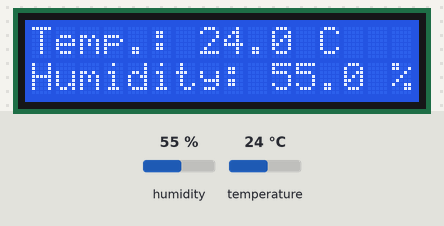
Simulated run of this program. Board: Raspberry Pi (BCM pin numbers). Parts: 16×2 character LCD. The test bench sets the inputs (shaded band); at power-on: temperature 24 °C, humidity 55 %. Library files of the repository ran but are not shown: dht11.py.

Above: at 1.4 s.
1.5 s: temperature set to 3 °C
At 3.5 s:
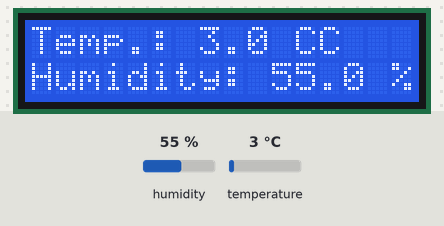
4.4 s: humidity set to 22 %
At 5.1 s:
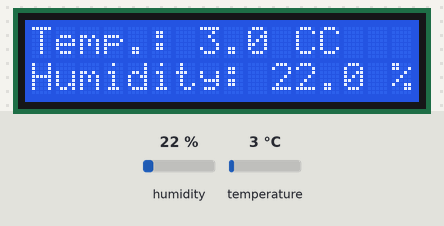
7.3 s: humidity set to 40 %
At 10.3 s:
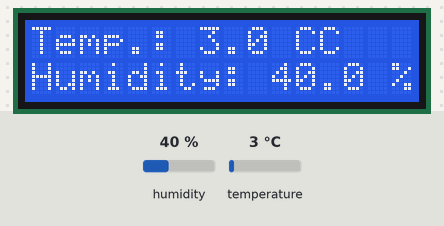
10.6 s: temperature set to 12 °C
At 11.6 s:
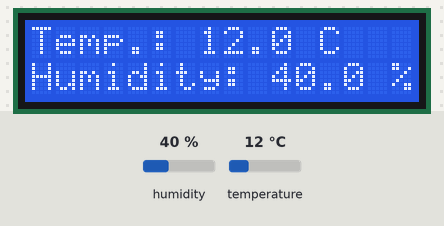
Timing chart, 0 to 13.6 s (numbered marks = the images above; inputs shaded):
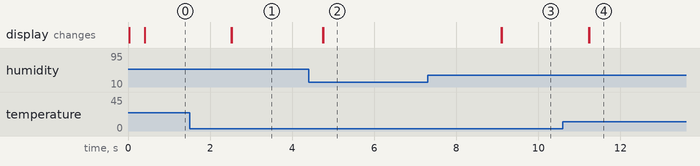

The program:

demo_lcd_pression.py
```python
import RPi.GPIO as GPIO
import dht11
import datetime
import lcddriver
import time

# initialize GPIO
GPIO.setwarnings(True)
GPIO.setmode(GPIO.BCM)

# read data using pin 17
instance = dht11.DHT11(pin=17)

# Load the driver and set it to "display"
# If you use something from the driver library use the "display." prefix first
display = lcddriver.lcd()

# Main body of code
try:
    while True:
        result = instance.read()
        if result.is_valid():
            display.lcd_display_string(
                "Temp.: %-3.1f C" % result.temperature, 1)
            display.lcd_display_string(
                "Humidity: %-3.1f %%" % result.humidity, 2)

        time.sleep(2)

# If there is a KeyboardInterrupt (when you press ctrl+c), exit the program and cleanup
except KeyboardInterrupt:
    print("Cleaning up!")
    display.lcd_clear()
    GPIO.cleanup()
```

lcddriver.py
```python
# Driver library for LCD display. Provided by Ryanteck LTD.
# The procedures below can all be called in your own code!
# You can just stick to the print string one though ;-)

# This is the driver library for the LCD display
# It contains some functions that you can call in your own program
# Just remember that in order to use it you have to import it
# You can do that with the line: import lcddriver
# Make sure that lcddriver is in the same directory though!
# Credit for this code goes to "natbett" of the Raspberry Pi Forum 18/02/13

import i2c_lib
from time import *

# LCD Address
# Usually you will have to use one of the two provided values below.
# If you prefer, you can check your LCD address with the command: "sudo i2cdetect -y 1"
# This is a common LCD address.
ADDRESS = 0x27
# This is another common LCD address.
#ADDRESS = 0x3f

# commands
LCD_CLEARDISPLAY = 0x01
LCD_RETURNHOME = 0x02
LCD_ENTRYMODESET = 0x04
LCD_DISPLAYCONTROL = 0x08
LCD_CURSORSHIFT = 0x10
LCD_FUNCTIONSET = 0x20
LCD_SETCGRAMADDR = 0x40
LCD_SETDDRAMADDR = 0x80

# flags for display entry mode
LCD_ENTRYRIGHT = 0x00
LCD_ENTRYLEFT = 0x02
LCD_ENTRYSHIFTINCREMENT = 0x01
LCD_ENTRYSHIFTDECREMENT = 0x00

# flags for display on/off control
LCD_DISPLAYON = 0x04
LCD_DISPLAYOFF = 0x00
LCD_CURSORON = 0x02
LCD_CURSOROFF = 0x00
LCD_BLINKON = 0x01
LCD_BLINKOFF = 0x00

# flags for display/cursor shift
LCD_DISPLAYMOVE = 0x08
LCD_CURSORMOVE = 0x00
LCD_MOVERIGHT = 0x04
LCD_MOVELEFT = 0x00

# flags for function set
LCD_8BITMODE = 0x10
LCD_4BITMODE = 0x00
LCD_2LINE = 0x08
LCD_1LINE = 0x00
LCD_5x10DOTS = 0x04
LCD_5x8DOTS = 0x00

# flags for backlight control
LCD_BACKLIGHT = 0x08
LCD_NOBACKLIGHT = 0x00

En = 0b00000100  # Enable bit
Rw = 0b00000010  # Read/Write bit
Rs = 0b00000001  # Register select bit


class lcd:
    # initializes objects and lcd
    def __init__(self):
        self.lcd_device = i2c_lib.i2c_device(ADDRESS)

        self.lcd_write(0x03)
        self.lcd_write(0x03)
        self.lcd_write(0x03)
        self.lcd_write(0x02)

        self.lcd_write(LCD_FUNCTIONSET | LCD_2LINE |
                       LCD_5x8DOTS | LCD_4BITMODE)
        self.lcd_write(LCD_DISPLAYCONTROL | LCD_DISPLAYON)
        self.lcd_write(LCD_CLEARDISPLAY)
        self.lcd_write(LCD_ENTRYMODESET | LCD_ENTRYLEFT)
        sleep(0.2)

    # clocks EN to latch command
    def lcd_strobe(self, data):
        self.lcd_device.write_cmd(data | En | LCD_BACKLIGHT)
        sleep(.0005)
        self.lcd_device.write_cmd(((data & ~En) | LCD_BACKLIGHT))
        sleep(.0001)

    def lcd_write_four_bits(self, data):
        self.lcd_device.write_cmd(data | LCD_BACKLIGHT)
        self.lcd_strobe(data)

    # write a command to lcd
    def lcd_write(self, cmd, mode=0):
        self.lcd_write_four_bits(mode | (cmd & 0xF0))
        self.lcd_write_four_bits(mode | ((cmd << 4) & 0xF0))

    # put string function
    def lcd_display_string(self, string, line):
        if line == 1:
            self.lcd_write(0x80)
        if line == 2:
            self.lcd_write(0xC0)
        if line == 3:
            self.lcd_write(0x94)
        if line == 4:
            self.lcd_write(0xD4)

        for char in string:
            self.lcd_write(ord(char), Rs)

    # clear lcd and set to home
    def lcd_clear(self):
        self.lcd_write(LCD_CLEARDISPLAY)
        self.lcd_write(LCD_RETURNHOME)
```

i2c_lib.py
```python
import smbus
from time import *


class i2c_device:
    def __init__(self, addr, port=1):
        self.addr = addr
        self.bus = smbus.SMBus(port)

# Write a single command
    def write_cmd(self, cmd):
        self.bus.write_byte(self.addr, cmd)
        sleep(0.0001)

# Write a command and argument
    def write_cmd_arg(self, cmd, data):
        self.bus.write_byte_data(self.addr, cmd, data)
        sleep(0.0001)

# Write a block of data
    def write_block_data(self, cmd, data):
        self.bus.write_block_data(self.addr, cmd, data)
        sleep(0.0001)

# Read a single byte
    def read(self):
        return self.bus.read_byte(self.addr)

# Read
    def read_data(self, cmd):
        return self.bus.read_byte_data(self.addr, cmd)

# Read a block of data
    def read_block_data(self, cmd):
        return self.bus.read_block_data(self.addr, cmd)
```

Measured:
- after the input at 1.5 s, the display: first changes after 1.0 s (image 1 shows a later state)
- after the input at 4.4 s, the display: first changes after 0.35 s (image 2 shows a later state)
- after the input at 7.3 s, the display: first changes after 1.8 s (image 3 shows a later state)
- after the input at 10.6 s, the display: first changes after 0.63 s (image 4 shows a later state)
